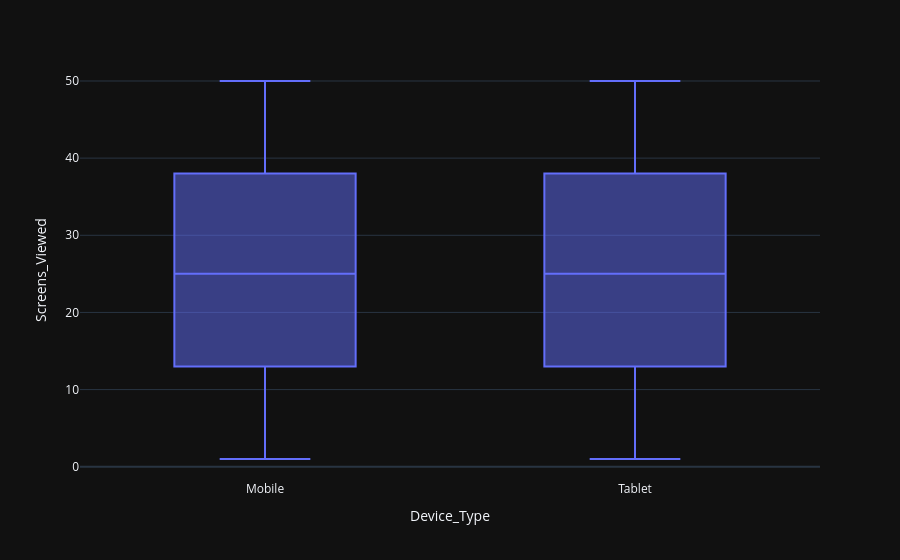

Here is the notebook cell this chart was saved with:
### Markdown cell above
Screens Viewed by Device

### Code cell
px.box(df, x='Device_Type', y='Screens_Viewed')

### Figure 1 — Plotly figure (JSON) as saved in the notebook; plotly's stock layout.template omitted (floating-point values rounded to 4 significant figures; data arrays with more than 128 entries replaced by an {"elided": "..."} marker saying what was removed)
{"data": [{"alignmentgroup": "True", "hovertemplate": "Device_Type=%{x}<br>Screens_Viewed=%{y}<extra></extra>", "legendgroup": "", "marker": {"color": "#636efa"}, "name": "", "notched": false, "offsetgroup": "", "orientation": "v", "showlegend": false, "x": {"elided": "90000 str values"}, "x0": " ", "xaxis": "x", "y": {"elided": "90000 int values"}, "y0": " ", "yaxis": "y", "type": "box"}], "layout": {"xaxis": {"anchor": "y", "domain": [0.0, 1.0], "title": {"text": "Device_Type"}}, "yaxis": {"anchor": "x", "domain": [0.0, 1.0], "title": {"text": "Screens_Viewed"}}, "legend": {"tracegroupgap": 0}, "margin": {"t": 60}, "boxmode": "group"}}
